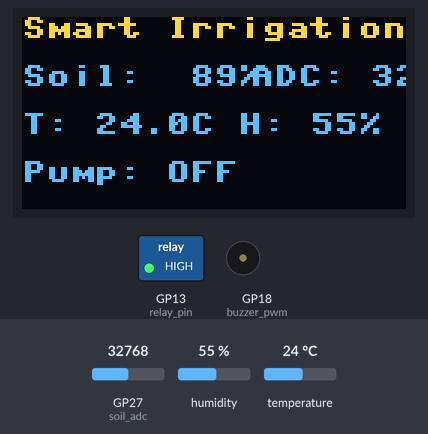
A program run on a simulated Raspberry Pi Pico running MicroPython. Shown: 128×64 one-colour display, switched loads named in the program (green lamp = pin HIGH), buzzer (waves = sounding). The inputs (shaded band) are chosen by the test bench; at power-on: GP27 (soil_adc) = 32768, humidity 55 %, temperature 24 °C (analog values on the 0–65535 scale). The OLED is the two-colour kind (top 16 rows yellow); the clock reads 2024-03-15 10:24:30 at power-on unless the program sets it.

Above: at 1.2 s.
1.3 s: GP27 (soil_adc) set to 44560
At 5.9 s:
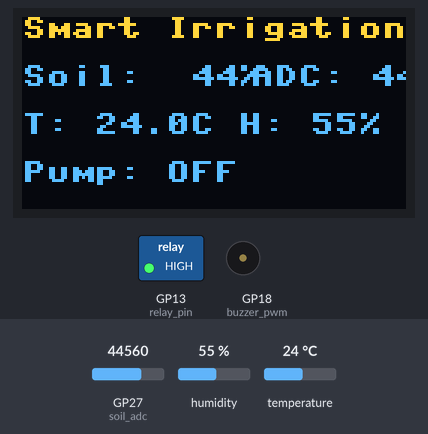
7.3 s: GP27 (soil_adc) set to 46096
At 10.9 s:
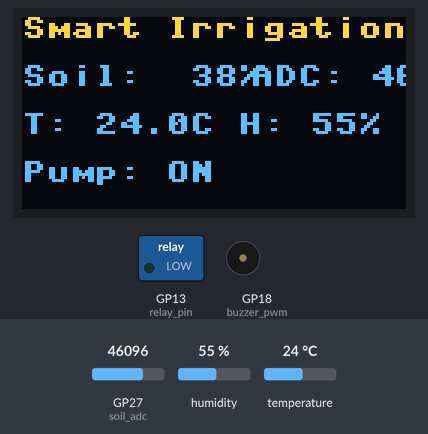
16.8 s: GP27 (soil_adc) set to 42720
At 21.4 s:
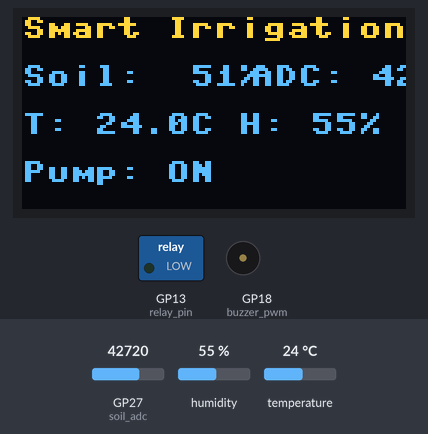
26.9 s: GP27 (soil_adc) set to 40752
At 31.2 s:
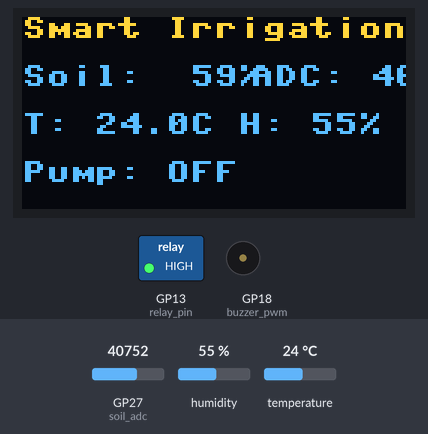
32.9 s: humidity set to 22 %
At 36.8 s:
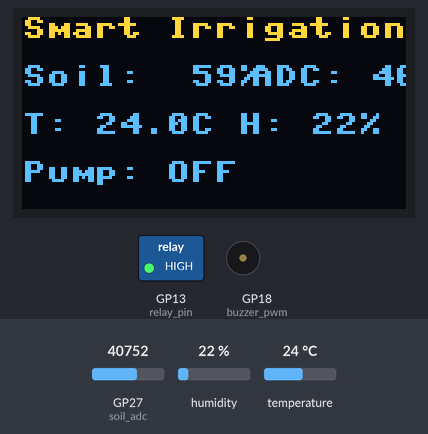
38.9 s: temperature set to 34.3 °C
At 41.2 s:
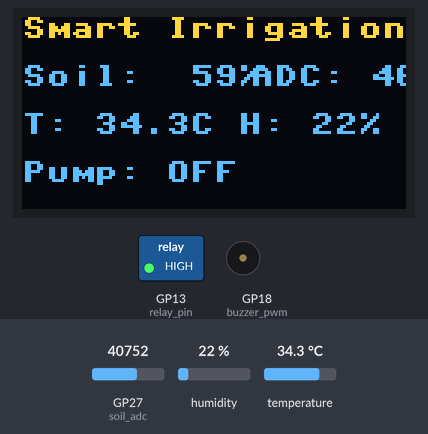
44.9 s: temperature set to 35.7 °C
Timing chart, 0 to 52.4 s (numbered marks = the images above; inputs shaded):
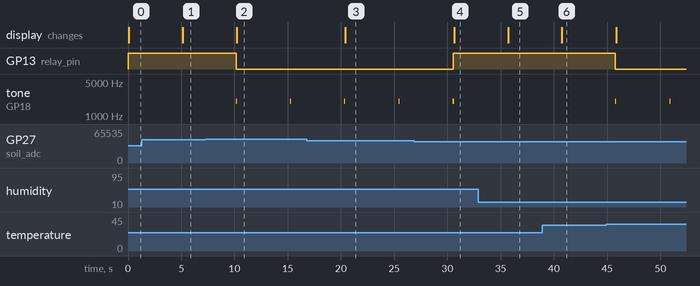

Measured:
- the behaviour switches between 45600 and 45616 on GP27 (soil_adc) (found by bisection; images 1 and 2)
- the behaviour switches between 41712 and 41696 on GP27 (soil_adc) (found by bisection; images 3 and 4)
- after the input at 1.3 s, the display: changes after 3.8 s (image 1)
- after the input at 7.3 s, GP13 (relay_pin): HIGH → LOW after 2.8 s; tone on GP18 (buzzer_pwm): alternates 2000 Hz for 0.05 s and silent for 5.0 s, starting after 2.8 s; the display: changes after 2.9 s (image 2)
- after the input at 16.8 s, the display: changes after 3.6 s (image 3)
- after the input at 26.9 s, GP13 (relay_pin): LOW → HIGH after 3.6 s; the display: changes after 3.8 s (image 4)
- after the input at 32.9 s, the display: changes after 2.8 s (image 5)
- after the input at 38.9 s, the display: changes after 1.9 s (image 6)
- after the input at 44.9 s, GP13 (relay_pin): HIGH → LOW after 0.87 s; tone on GP18 (buzzer_pwm): alternates 2000 Hz for 0.05 s and silent for 5.0 s, starting after 0.87 s

The program:

irrigation.py
```python
# Smart Irrigation System - Complete MicroPython Code for Raspberry Pi Pico-W
# - OLED (SSD1306) SDA -> GP0, SCL -> GP1 (I2C)
# - Capacitive Soil Moisture ADC -> GP27
# - Relay (pump) -> GP18 (default active low)
# - Passive buzzer (PWM) -> GP19  <-- NOTE: moved to GP19 to avoid pin conflict
# - DHT22 -> GP2
#
# Features:
#  - Reads soil moisture, temperature, humidity continuously
#  - Displays readings on SSD1306 OLED
#  - Controls a relay-driven pump using soil + environment logic with hysteresis
#  - Produces short periodic beeps while pump is ON
#  - Produces multi-beep critical alerts when moisture or temperature is dangerous
#
# Requirements:
#  - MicroPython build for Pico/W with 'ssd1306.py' driver available on the device

from machine import Pin, I2C, ADC, PWM
import utime
import dht
import ssd1306

# ----------------------------
# CONFIGURABLE PARAMETERS
# ----------------------------

# Pin mapping
I2C_SDA_PIN = 0        # GP0
I2C_SCL_PIN = 1        # GP1
SOIL_ADC_PIN = 27      # GP27
DHT_PIN = 2           # GP2
RELAY_PIN = 13        # GP18
BUZZER_PIN = 18        # GP19 (use separate pin from relay)

# OLED settings
OLED_WIDTH = 128
OLED_HEIGHT = 64

# Soil calibration: change these after measuring your sensor wet/dry ADC values
SOIL_WET_ADC = 30000    # ADC reading when soil is very wet (example)
SOIL_DRY_ADC = 56000    # ADC reading when soil is very dry (example)

# Moisture thresholds (percent)
MOISTURE_THRESHOLD_LOW = 40        # below -> request irrigation
MOISTURE_THRESHOLD_OFF = 55        # above -> stop irrigation (hysteresis)
MOISTURE_CRITICAL = 20             # below -> critical alert (buzzer pattern)

# Temperature & humidity thresholds
TEMP_HIGH = 35.0            # above -> environment may request irrigation (if humidity low)
TEMP_HIGH_CRITICAL = 40.0   # dangerous high temperature -> critical alert
HUMIDITY_LOW = 25.0         # below -> considered low humidity

# Timing and behavior
IRRIGATION_MIN_ON_SECONDS = 10    # minimum pump on time to avoid rapid cycling
SENSOR_READ_INTERVAL = 5          # seconds between sensor reads
DISPLAY_REFRESH_INTERVAL = 2      # seconds between OLED updates
BUZZER_BEEP_DURATION = 0.05       # seconds, used for short beeps
BUZZER_BEEP_PAUSE = 0.2           # pause between beeps in patterns
BUZZER_PWM_FREQ = 2000            # PWM frequency for passive buzzer (Hz)

# Relay level (True if relay is active LOW)
RELAY_ACTIVE_LOW = True

# Buzzer enable (set False to disable buzzer)
ENABLE_BUZZER = True

# ----------------------------
# HARDWARE SETUP
# ----------------------------

# Setup I2C for OLED
i2c = I2C(0, scl=Pin(I2C_SCL_PIN), sda=Pin(I2C_SDA_PIN), freq=400000)
oled = ssd1306.SSD1306_I2C(OLED_WIDTH, OLED_HEIGHT, i2c)

# Soil moisture ADC
soil_adc = ADC(Pin(SOIL_ADC_PIN))

# DHT22 sensor
dht_sensor = dht.DHT22(Pin(DHT_PIN))

# Relay (pump) pin
relay_pin = Pin(RELAY_PIN, Pin.OUT)

# Buzzer (PWM)
buzzer_pwm = PWM(Pin(BUZZER_PIN))
buzzer_pwm.freq(BUZZER_PWM_FREQ)
buzzer_pwm.duty_u16(0)  # silent initially

# ----------------------------
# HELPER / UTILITY FUNCTIONS
# ----------------------------

def clamp(x, lo, hi):
    if x < lo:
        return lo
    if x > hi:
        return hi
    return x

def map_adc_to_percent(adc_value):
    """
    Map ADC read_u16 (0..65535) to 0..100% soil moisture using calibration.
    Assumes SOIL_WET_ADC corresponds to 100% and SOIL_DRY_ADC to 0%.
    """
    if SOIL_DRY_ADC == SOIL_WET_ADC:
        return 0.0
    percent = (SOIL_DRY_ADC - adc_value) * 100.0 / (SOIL_DRY_ADC - SOIL_WET_ADC)
    return clamp(percent, 0.0, 100.0)

def read_soil_moisture_percent():
    raw = soil_adc.read_u16()
    pct = map_adc_to_percent(raw)
    return pct, raw

def read_dht():
    """
    Return (temp_c, hum_percent) or (None, None) on read failure.
    """
    try:
        dht_sensor.measure()
        temp = float(dht_sensor.temperature())
        hum = float(dht_sensor.humidity())
        return temp, hum
    except Exception:
        return None, None

def relay_on():
    if RELAY_ACTIVE_LOW:
        relay_pin.value(0)
    else:
        relay_pin.value(1)

def relay_off():
    if RELAY_ACTIVE_LOW:
        relay_pin.value(1)
    else:
        relay_pin.value(0)

# ----------------------------
# BUZZER FUNCTIONS
# ----------------------------

def buzzer_beep(duration=BUZZER_BEEP_DURATION, duty=32768, freq=None):
    """
    Play a single beep using PWM for a passive buzzer.
    - duration: seconds
    - duty: 0..65535 (use smaller value for softer beep)
    - freq: optional frequency override
    """
    if not ENABLE_BUZZER:
        return
    if freq is not None:
        buzzer_pwm.freq(freq)
    buzzer_pwm.duty_u16(int(duty))
    utime.sleep(duration)
    buzzer_pwm.duty_u16(0)

def buzzer_alert_pattern(times=4):
    """
    Critical alert pattern (multiple beeps). Blocks while playing the pattern.
    This is used for critical low moisture or dangerously high temp.
    """
    if not ENABLE_BUZZER:
        return
    for _ in range(times):
        buzzer_beep(duration=0.12, duty=40000)
        utime.sleep(BUZZER_BEEP_PAUSE)

def buzzer_pump_beep():
    """
    Short gentle beep while pump is ON to indicate pump activity.
    Non-blocking aside from a very short sleep; intended to be called once per loop.
    """
    if not ENABLE_BUZZER:
        return
    # Softer, very short beep
    buzzer_beep(duration=0.04, duty=15000)

# ----------------------------
# DISPLAY
# ----------------------------

def display_values(soil_pct, soil_raw, temp, hum, pump_state):
    oled.fill(0)
    oled.text("Smart Irrigation", 0, 0)
    oled.text("Soil: {:>3.0f}%".format(soil_pct), 0, 16)
    oled.text("ADC: {:5d}".format(int(soil_raw)), 76, 16)
    if temp is None or hum is None:
        oled.text("DHT: read error", 0, 32)
    else:
        oled.text("T:{:>5.1f}C H:{:>3.0f}%".format(temp, hum), 0, 32)
    oled.text("Pump: {}".format("ON" if pump_state else "OFF"), 0, 48)
    oled.show()

# ----------------------------
# CONTROL LOGIC
# ----------------------------

def needs_irrigation(soil_pct, temp, hum):
    """
    Return True if irrigation should be started:
      - soil below MOISTURE_THRESHOLD_LOW
      OR
      - (temperature high AND humidity low)
    """
    soil_condition = soil_pct < MOISTURE_THRESHOLD_LOW
    env_condition = False
    if temp is not None and hum is not None:
        env_condition = (temp > TEMP_HIGH and hum < HUMIDITY_LOW)
    return soil_condition or env_condition

def safe_to_turn_off(soil_pct, temp, hum):
    """
    Return True when it's safe to turn pump OFF:
      - soil above MOISTURE_THRESHOLD_OFF (hysteresis)
      AND
      - environment not demanding (temp/humidity not requiring irrigation)
    """
    soil_ok = soil_pct > MOISTURE_THRESHOLD_OFF
    env_ok = True
    if temp is not None and hum is not None:
        env_ok = not (temp > TEMP_HIGH and hum < HUMIDITY_LOW)
    return soil_ok and env_ok

# ----------------------------
# MAIN LOOP
# ----------------------------

def main():
    # Initialize hardware states
    relay_off()
    buzzer_pwm.duty_u16(0)

    pump_is_on = False
    last_pump_change_ts = 0
    last_display_ts = 0

    while True:
        loop_start = utime.time()

        # Read sensors
        soil_pct, soil_raw = read_soil_moisture_percent()
        temp, hum = read_dht()

        # Check critical conditions (take immediate precedence)
        critical_moisture = soil_pct < MOISTURE_CRITICAL
        critical_temp = (temp is not None and temp >= TEMP_HIGH_CRITICAL)

        if critical_moisture or critical_temp:
            # Play critical alert pattern (blocks while playing)
            buzzer_alert_pattern(times=4)

        # Decide pump action
        if pump_is_on:
            # While pump ON produce short periodic beep (non-critical)
            # But do not produce pump beep if we just played critical pattern (pattern already made audible noise)
            # We simply still call the pump beep; the device will play a short beep after pattern
            buzzer_pump_beep()

            # Check if it's safe to turn off, respecting minimum ON time
            if safe_to_turn_off(soil_pct, temp, hum):
                elapsed_on = utime.time() - last_pump_change_ts
                if elapsed_on >= IRRIGATION_MIN_ON_SECONDS:
                    relay_off()
                    pump_is_on = False
                    last_pump_change_ts = utime.time()
                    # single short confirmation beep
                    buzzer_beep(duration=0.08, duty=30000)
        else:
            # Pump currently OFF: determine whether to start it
            if needs_irrigation(soil_pct, temp, hum):
                relay_on()
                pump_is_on = True
                last_pump_change_ts = utime.time()
                # single short confirmation beep
                buzzer_beep(duration=0.05, duty=30000)

        # Update OLED at a separate (shorter) cadence to avoid flicker
        if utime.time() - last_display_ts >= DISPLAY_REFRESH_INTERVAL:
            display_values(soil_pct, soil_raw, temp, hum, pump_is_on)
            last_display_ts = utime.time()

        # Sleep until next cycle (try to keep SENSOR_READ_INTERVAL cadence)
        elapsed = utime.time() - loop_start
        sleep_time = SENSOR_READ_INTERVAL - elapsed
        if sleep_time > 0:
            utime.sleep(sleep_time)
        else:
            # if the loop took longer than interval, yield briefly
            utime.sleep(0.05)

# ----------------------------
# ENTRY
# ----------------------------

if __name__ == "__main__":
    try:
        main()
    except KeyboardInterrupt:
        # Safe shutdown on manual interrupt
        relay_off()
        buzzer_pwm.duty_u16(0)
        print("Smart irrigation stopped by user")
```
